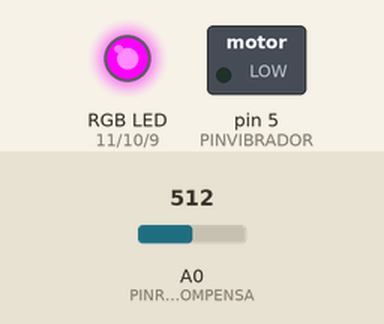
The sketch below on a simulated Arduino Uno, built with avr-gcc and run on an emulated ATmega328P. On the bench: switched loads named in the sketch (green lamp = pin HIGH), an RGB LED mixed from three pins (HIGH = lit). Inputs (shaded band) come from the test bench; at power-on: A0 (PINRECOMPENSA) = 512. Random numbers use the default seed unless the sketch sets one.

Above: at 0.2 s.
At 0.6 s:
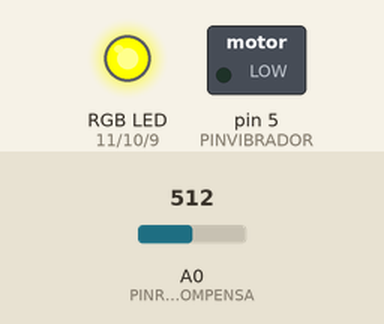
At 2.2 s:
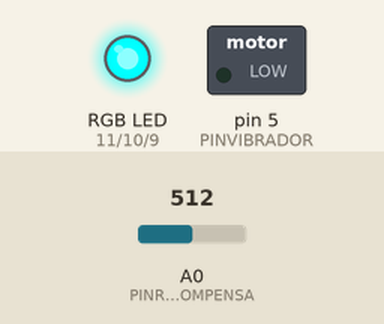
Timing chart, 0 to 3.0 s (numbered marks = the images above):
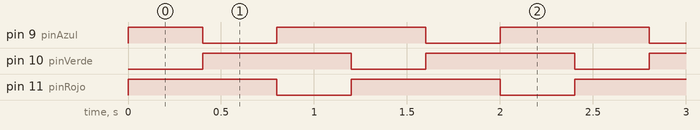

The sketch:

TableroLed.ino
```cpp
/*
   rojo - luces
   negro - vibración
   azul - sonido
*/
#define TOTALRGB 9
#define PINVIBRADOR 5
#define PINMAGNETICO 6
#define PINRECOMPENSA A0
//#define PINMELODIA A

/*
 * PWM para colores
 */

int pinRojo = 11;
int pinVerde = 10;
int pinAzul = 9;

/*
 * Arreglo de pines para controlar LDRs
 */
int groundPin[TOTALRGB] = {3, 1, 2, 0, 4, 7, 8, 12, 13};

/*
 * Configuración de estímulos
  */
  int luces = 0 ;
  int vibracion = 0;
  int sonido = 0;

  int magnetico = 0;

  /*
   * Variables temporales
   */
  int jtemp = 0;
  int tempRed = 0;
  int tempGreen = 0;
  int tempBlue = 0;
  int contImitacion;
  int randomRGB = 0;

void setColor(int green, int blue, int red)
{
  red = 255 - red;
  green = 255 - green;
  blue = 255 - blue;
  analogWrite(pinRojo, red);
  analogWrite(pinVerde, green);
  analogWrite(pinAzul, blue);
}

void setupRGB()
{
  for (int i = 0; i < TOTALRGB; i++)
  {
    pinMode(groundPin[i], OUTPUT);
  }
}

void encenderRGB(int pin, int rojo, int verde, int azul)
{
  for(int i = 0; i<TOTALRGB; i++)
  {
    if(i == pin)
    {
      digitalWrite(groundPin[i], 1);
      setColor(rojo, verde, azul);
    }
    else
    {
      digitalWrite(groundPin[i], 0);
    }
  }
}

void encenderTablero(int rojo,int verde,int azul)
{
  for(int i = 0; i<TOTALRGB; i++)
  {
    digitalWrite(groundPin[i], 1);
    setColor(rojo, verde, azul);
  }
}

void apagarTablero()
{
  for(int i = 0; i<TOTALRGB; i++)
  {
    digitalWrite(groundPin[i], 0);
    setColor(0, 0, 0);
  }
}

void apagarRGB(int pin)
{
  for(int i = 0; i < TOTALRGB; i++)
  {
    if(groundPin[i] = pin)
    digitalWrite(groundPin[i], 0);
  }
}

void recompensar()
{
  digitalWrite(PINVIBRADOR, vibracion);

  for(int i =0; i < 5; i++)
  {
    encenderTablero(255, 255, 0);
    delay(300);
    encenderTablero(80, 0, 80);
    delay(300);
    encenderTablero(0, 255, 255);
    delay(300);
    encenderTablero(255, 0, 0);
    delay(300);
    encenderTablero(0, 255, 0);
    delay(300);
    encenderTablero(0, 0, 255);
    delay(300);
  }
}

void colores()
{
  int temp[3] = {-1, -1, -1};
  jtemp = 0;
  while (!temp[2]==(-1)) { // llena un arreglo temporal "temp" con RGBs no repetidos.
    randomRGB = random(0, 10);
    Serial.println("random " + String(randomRGB));
    if (!(groundPin[randomRGB]==(temp[0])) && (!(groundPin[randomRGB]==(temp[1]))) && (!(groundPin[randomRGB]==(temp[2])))) {
      temp[jtemp] = groundPin[randomRGB];
      jtemp++;
    }
  }
  tempRed = random(0,100);
  tempGreen = random(100,255);
  tempBlue = random(100,255);

    while (contImitacion < 5) {
    int value_recompensa =  analogRead(PINRECOMPENSA);
    encenderRGB(temp[2], 255, 0, 0);
    delay(400);
    encenderRGB(temp[1], tempRed, tempGreen, tempBlue);
    encenderRGB(temp[0], tempRed, tempGreen, tempBlue);

    if (value_recompensa > 927 && value_recompensa < 945) {
      contImitacion++;
    }
  }
}

void imitacion()
{
  delay(1000);
  tempRed = random(100,255);
  tempGreen = random(100,255);
  tempBlue = random(100,255);
  while (1) {
    int value_recompensa =  analogRead(PINRECOMPENSA);
    magnetico = digitalRead(PINMAGNETICO);   // read the input pin
    digitalWrite(PINVIBRADOR, !magnetico);    // sets the LED to the button's value
    if(magnetico)
    {
      encenderTablero(tempRed, tempGreen, tempBlue);
    }
    else
    {
      apagarTablero();
    }

    if (value_recompensa > 927 && value_recompensa < 945) {
      Serial.println(" ---- Recompensa");
      recompensar();
    }
    Serial.println(" ---- jugando");
  }
}

void configurar() {
  int value_recompensa =  analogRead(PINRECOMPENSA);
  Serial.println(value_recompensa);
  if (value_recompensa < 94 && value_recompensa > 80) {
    //Serial.println("botón rojo");
    luces = 1;
    vibracion = 0;
    sonido = 0;
  }
  else if (value_recompensa < 514 && value_recompensa > 510) {
    //Serial.println("botón negro");
    luces = 0;
    vibracion = 1;
    sonido = 0;
  }
  else if (value_recompensa > 170 && value_recompensa < 176) {
    //Serial.println("botón azul");
    luces = 0;
    vibracion = 0;
    sonido = 1;
  }
  else if (value_recompensa > 237 && value_recompensa < 241) {
    //Serial.println("rojo y azul");
    luces = 1;
    vibracion = 0;
    sonido = 1;

  }
  else if (value_recompensa > 535 && value_recompensa < 539) {
    //Serial.println("rojo y negro");
    luces = 1;
    vibracion = 1;
    sonido = 0;
  }
  else if (value_recompensa > 579 && value_recompensa < 582) {
    //Serial.println("todas");
    luces = 1;
    vibracion = 1;
    sonido = 1;
  }
  else if (value_recompensa > 557 && value_recompensa < 563) {
    //Serial.println("azul negro");
    luces = 0;
    vibracion = 1;
    sonido = 1;
  }
  else if (value_recompensa > 927 && value_recompensa < 945) {
    //while(value_recompensa<929 || value_recompensa>945);
    Serial.println(" ---- A jugar");
    //jugar();
  }
}

void inicio()
{
  encenderTablero(255, 0, 0);
  delay(400);
  encenderTablero(0, 255, 0);
  delay(400);
  encenderTablero(0, 0, 255);
  delay(400);
  encenderTablero(255, 255, 0);
}
void setup()
{
  randomSeed(analogRead(1));
  pinMode(PINVIBRADOR, OUTPUT);
  pinMode(PINMAGNETICO, INPUT);
  pinMode(PINRECOMPENSA, INPUT);
  pinMode(pinRojo, OUTPUT);
  pinMode(pinVerde, OUTPUT);
  pinMode(pinAzul, OUTPUT);
}

void loop() {
  inicio();
  configurar();

}
```

Measured:
- by itself, pin 9 (pinAzul): repeats every 1.2 s: LOW 0.40 s, HIGH 0.80 s
- by itself, pin 10 (pinVerde), pin 11 (pinRojo): alternates HIGH for 0.80 s and LOW for 0.40 s
- by itself, everything shown: repeats every 1.2 s, in 4 steps
